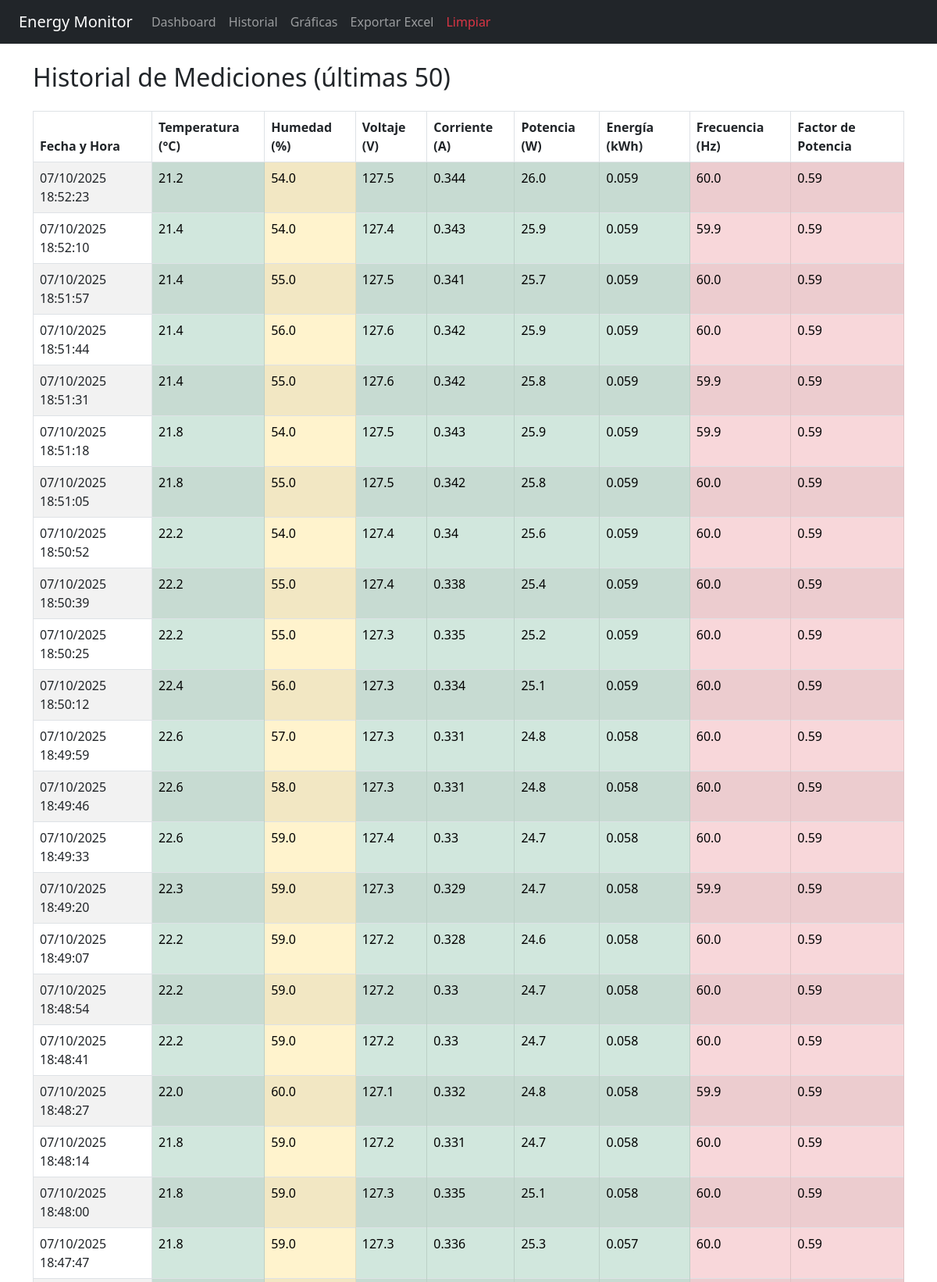
The page /historial/ (upper part) on the database its author committed.
### energymonitor/models.py (models this page shows, shortened)
class SensorData(models.Model):
    temperatura = models.FloatField(default=0.0)
    humedad = models.FloatField(default=0.0)
    voltaje = models.FloatField(default=0.0)
    corriente = models.FloatField(default=0.0)
    potencia = models.FloatField(default=0.0)
    energia = models.FloatField(default=0.0)  # en kWh
    frecuencia = models.FloatField(default=0.0)
    factor_potencia = models.FloatField(default=0.0)
    fecha_hora = models.DateTimeField(default=timezone.now)

### energymonitor/views.py (the view)
# urls.py: path('historial/', views.historial, name='historial'),
def historial(request):
    datos = SensorData.objects.order_by('-fecha_hora')[:50]
    return render(request, 'energymonitor/historial.html', {'datos': datos})

### energymonitor/templates/energymonitor/historial.html (shortened to what this page needs)
{% extends 'energymonitor/base.html' %}
{% block content %}
<h2 class="mb-4">Historial de Mediciones (últimas 50)</h2>
<div class="table-responsive">
    <table class="table table-striped table-bordered">
        <thead class="thead-dark">
            <tr>
                <th>Fecha y Hora</th>
                <th>Temperatura (°C)</th>
                <th>Humedad (%)</th>
                <th>Voltaje (V)</th>
                <th>Corriente (A)</th>
                <th>Potencia (W)</th>
                <th>Energía (kWh)</th>
                <th>Frecuencia (Hz)</th>
                <th>Factor de Potencia</th>
            </tr>
        </thead>
        <tbody>
            {% for dato in datos %}
            <tr>
                <td>{{ dato.fecha_hora|date:"d/m/Y H:i:s" }}</td>
                <td class="{% if dato.temperatura > 30 %}table-danger{% else %}table-success{% endif %}">
                    {{ dato.temperatura }}
                </td>
                <td class="{% if dato.humedad < 40 %}table-primary{% elif dato.humedad <= 60 %}table-warning{% else %}table-danger{% endif %}">
                    {{ dato.humedad }}
                </td>
                <td class="{% if dato.voltaje < 110 or dato.voltaje > 130 %}table-danger{% else %}table-success{% endif %}">
                    {{ dato.voltaje }}
                </td>
                <td class="{% if dato.corriente > 10 %}table-danger{% else %}table-success{% endif %}">
                    {{ dato.corriente }}
                </td>
                <td class="{% if dato.potencia > 1000 %}table-danger{% else %}table-success{% endif %}">
                    {{ dato.potencia }}
                </td>
                <td class="{% if dato.energia > 5 %}table-warning{% else %}table-success{% endif %}">
                    {{ dato.energia }}
                </td>
                <td class="{% if dato.frecuencia < 49 or dato.frecuencia > 51 %}table-danger{% else %}table-success{% endif %}">
                    {{ dato.frecuencia }}
                </td>
                <td class="{% if dato.factor_potencia < 0.8 %}table-danger{% else %}table-success{% endif %}">
                    {{ dato.factor_potencia }}
                </td>
            </tr>
            {% endfor %}
        </tbody>
    </table>
</div>
{% endblock %}

### rows shown on the page
SensorData: fecha_hora "07/10/2025 18:52:23", temperatura "21.2", humedad "54.0", voltaje "127.5", corriente "0.344", potencia "26.0", energia "0.059", frecuencia "60.0", factor_potencia "0.59"
SensorData: fecha_hora "07/10/2025 18:52:10", temperatura "21.4", humedad "54.0", voltaje "127.4", corriente "0.343", potencia "25.9", energia "0.059", frecuencia "59.9", factor_potencia "0.59"
SensorData: fecha_hora "07/10/2025 18:51:57", temperatura "21.4", humedad "55.0", voltaje "127.5", corriente "0.341", potencia "25.7", energia "0.059", frecuencia "60.0", factor_potencia "0.59"
SensorData: fecha_hora "07/10/2025 18:51:44", temperatura "21.4", humedad "56.0", voltaje "127.6", corriente "0.342", potencia "25.9", energia "0.059", frecuencia "60.0", factor_potencia "0.59"
SensorData: fecha_hora "07/10/2025 18:51:31", temperatura "21.4", humedad "55.0", voltaje "127.6", corriente "0.342", potencia "25.8", energia "0.059", frecuencia "59.9", factor_potencia "0.59"
SensorData: fecha_hora "07/10/2025 18:51:18", temperatura "21.8", humedad "54.0", voltaje "127.5", corriente "0.343", potencia "25.9", energia "0.059", frecuencia "59.9", factor_potencia "0.59"
SensorData: fecha_hora "07/10/2025 18:51:05", temperatura "21.8", humedad "55.0", voltaje "127.5", corriente "0.342", potencia "25.8", energia "0.059", frecuencia "60.0", factor_potencia "0.59"
SensorData: fecha_hora "07/10/2025 18:50:52", temperatura "22.2", humedad "54.0", voltaje "127.4", corriente "0.34", potencia "25.6", energia "0.059", frecuencia "60.0", factor_potencia "0.59"
SensorData: fecha_hora "07/10/2025 18:50:39", temperatura "22.2", humedad "55.0", voltaje "127.4", corriente "0.338", potencia "25.4", energia "0.059", frecuencia "60.0", factor_potencia "0.59"
SensorData: fecha_hora "07/10/2025 18:50:25", temperatura "22.2", humedad "55.0", voltaje "127.3", corriente "0.335", potencia "25.2", energia "0.059", frecuencia "60.0", factor_potencia "0.59"
SensorData: fecha_hora "07/10/2025 18:50:12", temperatura "22.4", humedad "56.0", voltaje "127.3", corriente "0.334", potencia "25.1", energia "0.059", frecuencia "60.0", factor_potencia "0.59"
SensorData: fecha_hora "07/10/2025 18:49:59", temperatura "22.6", humedad "57.0", voltaje "127.3", corriente "0.331", potencia "24.8", energia "0.058", frecuencia "60.0", factor_potencia "0.59"
SensorData: fecha_hora "07/10/2025 18:49:46", temperatura "22.6", humedad "58.0", voltaje "127.3", corriente "0.331", potencia "24.8", energia "0.058", frecuencia "60.0", factor_potencia "0.59"
SensorData: fecha_hora "07/10/2025 18:49:33", temperatura "22.6", humedad "59.0", voltaje "127.4", corriente "0.33", potencia "24.7", energia "0.058", frecuencia "60.0", factor_potencia "0.59"
SensorData: fecha_hora "07/10/2025 18:49:20", temperatura "22.3", humedad "59.0", voltaje "127.3", corriente "0.329", potencia "24.7", energia "0.058", frecuencia "59.9", factor_potencia "0.59"
SensorData: fecha_hora "07/10/2025 18:49:07", temperatura "22.2", humedad "59.0", voltaje "127.2", corriente "0.328", potencia "24.6", energia "0.058", frecuencia "60.0", factor_potencia "0.59"
SensorData: fecha_hora "07/10/2025 18:48:54", temperatura "22.2", humedad "59.0", voltaje "127.2", corriente "0.33", potencia "24.7", energia "0.058", frecuencia "60.0", factor_potencia "0.59"
SensorData: fecha_hora "07/10/2025 18:48:41", temperatura "22.2", humedad "59.0", voltaje "127.2", corriente "0.33", potencia "24.7", energia "0.058", frecuencia "60.0", factor_potencia "0.59"
SensorData: fecha_hora "07/10/2025 18:48:27", temperatura "22.0", humedad "60.0", voltaje "127.1", corriente "0.332", potencia "24.8", energia "0.058", frecuencia "59.9", factor_potencia "0.59"
SensorData: fecha_hora "07/10/2025 18:48:14", temperatura "21.8", humedad "59.0", voltaje "127.2", corriente "0.331", potencia "24.7", energia "0.058", frecuencia "60.0", factor_potencia "0.59"
SensorData: fecha_hora "07/10/2025 18:48:00", temperatura "21.8", humedad "59.0", voltaje "127.3", corriente "0.335", potencia "25.1", energia "0.058", frecuencia "60.0", factor_potencia "0.59"
SensorData: fecha_hora "07/10/2025 18:47:47", temperatura "21.8", humedad "59.0", voltaje "127.3", corriente "0.336", potencia "25.3", energia "0.057", frecuencia "60.0", factor_potencia "0.59"
